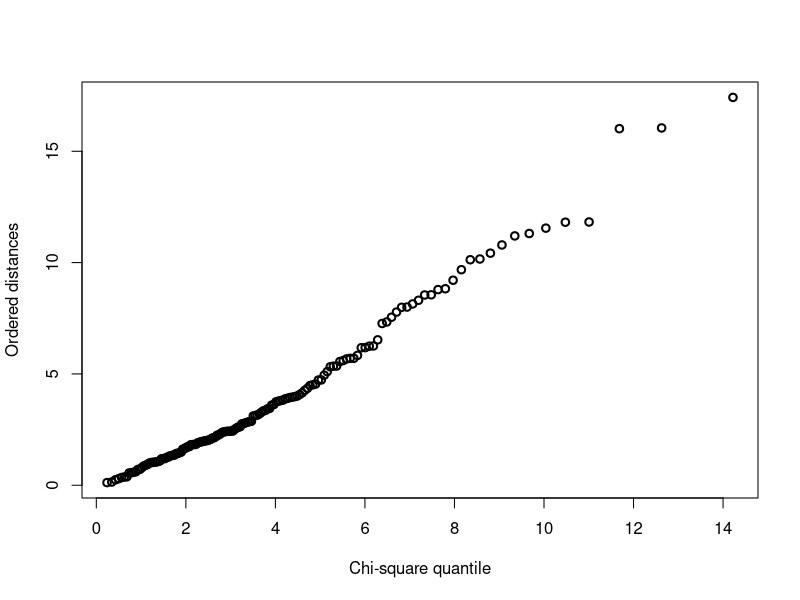

Write the R code that produced this figure.
## ---- chunk 1

attach(iris) 
 
iris.manova <- manova(cbind(Sepal.Length, Sepal.Width, Petal.Length, 
Petal.Width) ~ Species) 
 
# Doing the MANOVA test using Wilks' Lambda: 
 
summary(iris.manova, test="Wilks") 
 
# Using the other test statistics:
summary(iris.manova, test="Roy") 
summary(iris.manova, test="Hotelling-Lawley") 
summary(iris.manova, test="Pillai") 
 
# We have strong evidence that the mean vectors differ across the 3 species. 
 
# Checking model assumption of normality: 
 
############### 
chisplot <- function(x) { 
    if (!is.matrix(x)) stop("x is not a matrix") 
    ### determine dimensions 
    n <- nrow(x) 
    p <- ncol(x) 
    xbar <- apply(x, 2, mean) 
    S <- var(x) 
    S <- solve(S) 
    index <- (1:n)/(n+1) 
    xcent <- t(t(x) - xbar) 
    di <- apply(xcent, 1, function(x,S) x %*% S %*% x,S) 
    quant <- qchisq(index,p) 
    plot(quant, sort(di), ylab = "Ordered distances", 
         xlab = "Chi-square quantile", lwd=2,pch=1) 
} 
############### 
 
chisplot(residuals(iris.manova)) 
 
# No strong evidence against normality -- we are safe. 
 
# Examining the sample covariance matrices for each group: 
 
by(iris[,-5], Species, var) 
 
# Is there evidence that the covariance matrices are significantly different across the 3 species? 
 
##### Differences in Means for doing Bonferroni multiple comparisons: 
 
means.by.grps <- cbind(tapply(Sepal.Length,Species,mean), 
tapply(Sepal.Width,Species,mean), tapply(Petal.Length,Species,mean), 
tapply(Petal.Width,Species,mean) ) 
 
## The matrix E: 
 
my.n <- nrow(iris[,-5]) 
 
E <- (my.n - 1)*var(residuals(iris.manova)) 
E 

